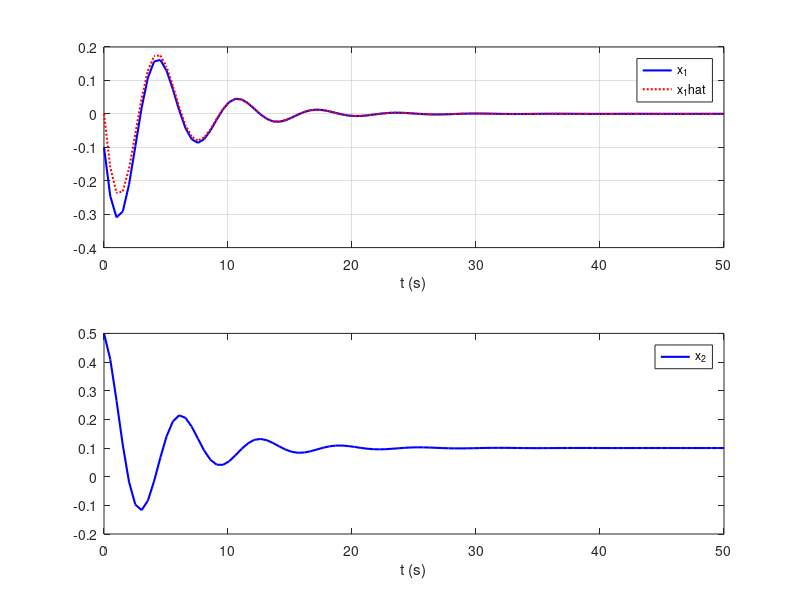

MATLAB code for this plot:
clear all
close all
clc

A = [-0.4 -1;1 0];
B = [1; 0];
C = [0 1];
D = 0;

x0 = [-0.1 0.5]';

sys = ss(A,B,C,D);

Mo = obsv(A,C);
rho_Mo = rank(Mo);

lambda_obsv_des = [-0.5 -0.5];
L = acker(A',C',lambda_obsv_des)';

eig(A-L*C);

%observer system
sys_obsv = ss(A-L*C,[B L],eye(2),0);
x0_hat=[0 0]';

%Simulation to generate observer inputs
t_sim = linspace(0,50,100);
u_sim = 0.1*ones(size(t_sim));

%state and output
%response simulation y is a column vector
[y,t,x] = lsim(sys,u_sim,t_sim,x0);

%estimated state zero input
%response simulation
[y_hat,t,x_hat] = lsim(sys_obsv,[u_sim',y],t_sim,x0_hat);


%plot simulation results
figure(1),subplot(211)
plot(t,x(:,1),'b','linew',1.5)
grid on, zoom on, hold on,
plot(t,x_hat(:,1),':r','linew',1.5)
xlabel('t (s)')
legend('x_1','x_1hat')
subplot(212)
plot(t,x(:,2),'b','linew',1.5)
xlabel('t (s)')
legend('x_2','x_2hat')